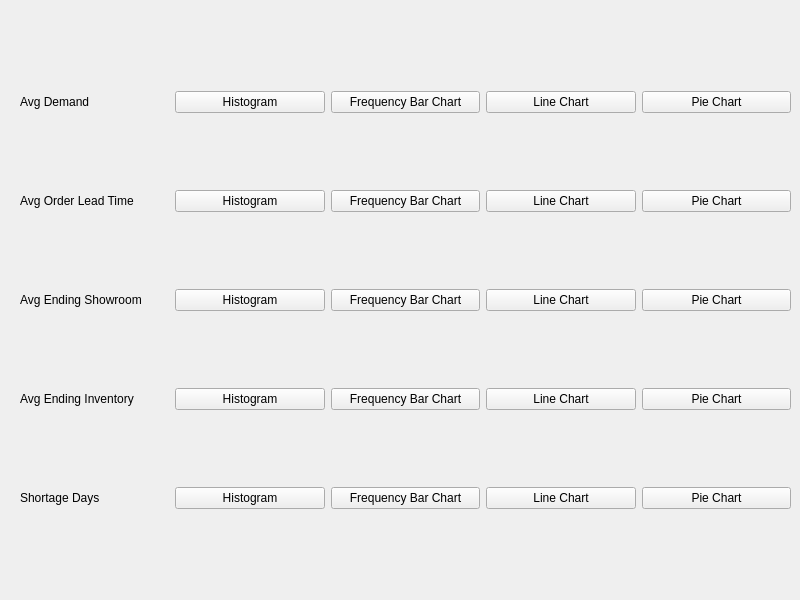
<?xml version="1.0" encoding="UTF-8"?>
<ui version="4.0">
 <class>ChartWindow</class>
 <widget class="QMainWindow" name="ChartWindow">
  <property name="geometry">
   <rect>
    <x>0</x>
    <y>0</y>
    <width>800</width>
    <height>600</height>
   </rect>
  </property>
  <property name="windowTitle">
   <string>MainWindow</string>
  </property>
  <widget class="QWidget" name="centralwidget">
   <widget class="QWidget" name="layoutWidget">
    <property name="geometry">
     <rect>
      <x>20</x>
      <y>20</y>
      <width>771</width>
      <height>561</height>
     </rect>
    </property>
    <layout class="QVBoxLayout" name="verticalLayout">
     <item>
      <layout class="QHBoxLayout" name="horizontalLayout">
       <item>
        <widget class="QLabel" name="label">
         <property name="text">
          <string>Avg Demand</string>
         </property>
        </widget>
       </item>
       <item>
        <widget class="QPushButton" name="avgDemandHist_Btn">
         <property name="text">
          <string>Histogram</string>
         </property>
        </widget>
       </item>
       <item>
        <widget class="QPushButton" name="avgDemandBarBtn">
         <property name="text">
          <string>Frequency Bar Chart</string>
         </property>
        </widget>
       </item>
       <item>
        <widget class="QPushButton" name="avgDemandLine_Btn">
         <property name="text">
          <string>Line Chart</string>
         </property>
        </widget>
       </item>
       <item>
        <widget class="QPushButton" name="avgDemandPieBtn">
         <property name="text">
          <string>Pie Chart</string>
         </property>
        </widget>
       </item>
      </layout>
     </item>
     <item>
      <layout class="QHBoxLayout" name="horizontalLayout_3">
       <item>
        <widget class="QLabel" name="label_9">
         <property name="text">
          <string>Avg Order Lead Time</string>
         </property>
        </widget>
       </item>
       <item>
        <widget class="QPushButton" name="avgLeadTimeHist_Btn">
         <property name="text">
          <string>Histogram</string>
         </property>
        </widget>
       </item>
       <item>
        <widget class="QPushButton" name="leadTimeBarBtn">
         <property name="text">
          <string>Frequency Bar Chart</string>
         </property>
        </widget>
       </item>
       <item>
        <widget class="QPushButton" name="leadTimeLine_Btn">
         <property name="text">
          <string>Line Chart</string>
         </property>
        </widget>
       </item>
       <item>
        <widget class="QPushButton" name="leadTimePieBtn">
         <property name="text">
          <string>Pie Chart</string>
         </property>
        </widget>
       </item>
      </layout>
     </item>
     <item>
      <layout class="QHBoxLayout" name="horizontalLayout_2">
       <item>
        <widget class="QLabel" name="label_8">
         <property name="text">
          <string>Avg Ending Showroom</string>
         </property>
        </widget>
       </item>
       <item>
        <widget class="QPushButton" name="avgShowroomHist_btn">
         <property name="text">
          <string>Histogram</string>
         </property>
        </widget>
       </item>
       <item>
        <widget class="QPushButton" name="avgShowroomBarBtn">
         <property name="text">
          <string>Frequency Bar Chart</string>
         </property>
        </widget>
       </item>
       <item>
        <widget class="QPushButton" name="avgShowroomLineBtn">
         <property name="text">
          <string>Line Chart</string>
         </property>
        </widget>
       </item>
       <item>
        <widget class="QPushButton" name="avgShowroomPieBtn">
         <property name="text">
          <string>Pie Chart</string>
         </property>
        </widget>
       </item>
      </layout>
     </item>
     <item>
      <layout class="QHBoxLayout" name="horizontalLayout_8">
       <item>
        <widget class="QLabel" name="label_2">
         <property name="text">
          <string>Avg Ending Inventory</string>
         </property>
        </widget>
       </item>
       <item>
        <widget class="QPushButton" name="avgInventoryHist_Btn">
         <property name="text">
          <string>Histogram</string>
         </property>
        </widget>
       </item>
       <item>
        <widget class="QPushButton" name="avgInventoryHBarBtn">
         <property name="text">
          <string>Frequency Bar Chart</string>
         </property>
        </widget>
       </item>
       <item>
        <widget class="QPushButton" name="avgInventoryHLineBtn">
         <property name="text">
          <string>Line Chart</string>
         </property>
        </widget>
       </item>
       <item>
        <widget class="QPushButton" name="avgInventoryHPieBtn">
         <property name="text">
          <string>Pie Chart</string>
         </property>
        </widget>
       </item>
      </layout>
     </item>
     <item>
      <layout class="QHBoxLayout" name="horizontalLayout_9">
       <item>
        <widget class="QLabel" name="label_3">
         <property name="text">
          <string>Shortage Days</string>
         </property>
        </widget>
       </item>
       <item>
        <widget class="QPushButton" name="shortageHist_Btn">
         <property name="text">
          <string>Histogram</string>
         </property>
        </widget>
       </item>
       <item>
        <widget class="QPushButton" name="shortageBarBtn">
         <property name="text">
          <string>Frequency Bar Chart</string>
         </property>
        </widget>
       </item>
       <item>
        <widget class="QPushButton" name="shortageLineBtn">
         <property name="text">
          <string>Line Chart</string>
         </property>
        </widget>
       </item>
       <item>
        <widget class="QPushButton" name="shortagePieBtn">
         <property name="text">
          <string>Pie Chart</string>
         </property>
        </widget>
       </item>
      </layout>
     </item>
    </layout>
   </widget>
  </widget>
 </widget>
 <resources/>
 <connections/>
</ui>
